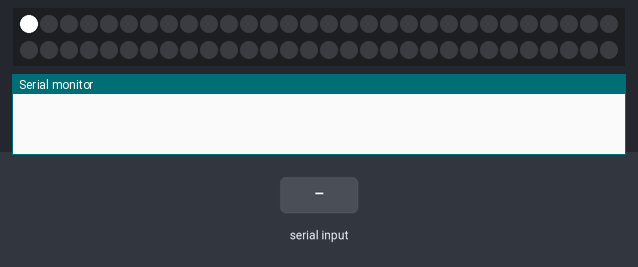
Simulated run of this sketch. Board: ATtiny85, built with avr-gcc and run on an emulated ATtiny85. Parts: 60 RGB LEDs in strip order, left to right, continuing on the next row, the last lines printed to the serial monitor. The inputs (shaded band) are chosen by the test bench.

Above: at 1.2 s.
1.3 s: "90,45\n" received over the second serial link
3.3 s: "30,150\n" received over the second serial link
At 3.42 s:
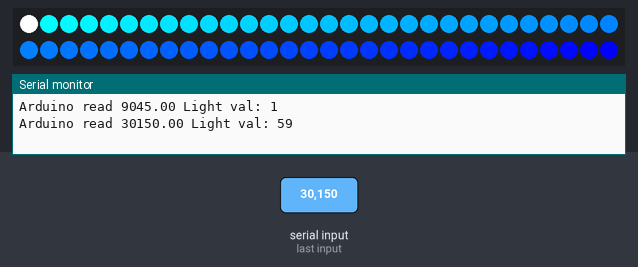

Measured:
- after the input at 3.3 s, the LEDs: change after 0.07 s (image 1)

The sketch:

sensorDotstarsTopLightLoopCount.ino
```cpp
/* TIPS: Make sure that the echem board and Arduino share a common ground.
 *  if sensor values are reading at 4.57 instead of what is expected, reconnect Arduino to Joe's magic laptop
*/

//Light libraries
#include <Adafruit_DotStar.h>
#include "SPI.h" // Comment out this line if using Trinket or Gemma
//#include "Adafruit_WS2801.h"
#ifdef __AVR_ATtiny85__
#include <avr/power.h>
#endif

//time library - At the moment this doesn't involve synching with an outside time, so it is just an internal clock
//#include <Time.h>

//math library
#include <math.h>

//Light initializing
#define NUMPIXELS 60 // Number of LEDs in strip
#define DATAPIN    4    // Green wire on DotStar
#define CLOCKPIN   5    // Yellow wire on DotStar
Adafruit_DotStar strip = Adafruit_DotStar(
                           NUMPIXELS, DATAPIN, CLOCKPIN, DOTSTAR_BRG);

int onInterval = 40;
int offInterval = 40;
int timeInCycle;


const int numlights = 60;
const int light_low = 1;
const int light_high = numlights - 1;
const int top_light = 0;
int light_val = 0;
int light_direction = 1;
uint8_t change = 1;


//color variables
uint32_t curr_color;

//Software serial initializing

#define rxPin 10 //White cable from sensor
#define txPin 11 //Infrequently used

#include <SoftwareSerial.h>
SoftwareSerial mySerial(rxPin, txPin); // RX, TX
char delimiter = '\n';
String dataFlag = "PPM";
boolean startListening = false;


char inChar; // Data received from the serial port
String stringVal;
float floatVal;
const int COmin = 250; //multiply manually by sigMultiplier
const int COmax = 1400; //multiply manually by sigMultiplier
const int sigMultiplier = 1000;

void setup() {
  strip.begin();
  // Update LED contents, to start they are all 'off'
  strip.show();

  pinMode(rxPin, INPUT);
  pinMode(txPin, OUTPUT);
  Serial.begin(9600);
  mySerial.begin(9600); // Start serial communication at 9600 bps

}
void loop() {

/*Read the serial port for values from the echem and map it to variables for controling the lights.*/
  //strip.setPixelColor(top_light, 0x000000); //the top indicator light defualts to OFF
  if (mySerial.available() > 0) {

    inChar = mySerial.read();
    if (inChar != ' ' && inChar != ',' && inChar != '\n') { //ignore commas and whitespace
      stringVal += inChar;
    }
    if (inChar == '\n') { //we've read the end of a value
      //Serial.print("Time:");
      //Serial.print(now()); //Print time in seconds since activation
      //Serial.print(" ");
      //Serial.print(stringVal);
      //Serial.print(" ");
      floatVal = stringVal.toFloat();
      //Serial.print(floatVal, 6);
      //Serial.print(" ");
      light_val = map(floatVal * sigMultiplier, COmin, COmax, light_low, light_high);
      light_val = constrain(light_val, light_low, light_high);

      Serial.println("Arduino read " + String(floatVal) + " Light val: " + String(light_val));
      stringVal = "";

      //set the top light to on since we've read a value

    }
  }

/*Update lights and add delays for flashing*/


  timeInCycle = millis()%(onInterval+offInterval);
  if(timeInCycle >= onInterval){
    //turn lights off
    for (int i = 0; i <= light_high; i++) {
      strip.setPixelColor(i, 0x000000);
    }
  }else{
    //turn lights on
    update_light_height();

  }
  strip.show(); //show current light height
}


void update_light_height()
{
  //update to new value
  int redIntensity;
  //turn all off including top
  for (int i = 1; i <= light_high; i++) {
    strip.setPixelColor(i, 0x000000);
  }

  for (int i = light_high; i > light_high - light_val; i--)
  {
     colorMapRed(i);

  //this line for setting to just one color
  //strip.setPixelColor(i, 0x4B0082)
 }
  strip.setPixelColor(top_light, 0xffffff);
}

void colorMapRed(int pixelIndex){
  int redIntensity = map(pixelIndex, light_high, light_low, 0, 0xff);
  constrain(redIntensity, 0,0xff);
  strip.setPixelColor(pixelIndex, 0x00, redIntensity, 0xff);
}

void test() {
  if (light_val > light_high) {
    light_direction = -1;
  }
  else if (light_val < 0) {
    light_direction = 1;
  }
  light_val += change * light_direction;
  Serial.print(light_val);
  Serial.print(" ");
  Serial.println(light_direction);
  update_light_height();
}

void convertColor()
{
  byte redIntensity;
  byte greenIntensity;
  byte blueIntensity;

  if (curr_color <= 255)          // zone 1
  {
    redIntensity = 255 - curr_color;    // red goes from on to offcurr_colorcurr_color
    greenIntensity = curr_color;        // green goes from off to on
    blueIntensity = 0;             // blue is always off
  }
  else if (curr_color <= 511)     // zone 2
  {
    redIntensity = 0;                     // red is always off
    greenIntensity = 255 - (curr_color - 256); // green on to off
    blueIntensity = (curr_color - 256);        // blue off to on
  }
  else // color >= 512       // zone 3
  {
    redIntensity = (curr_color - 512);         // red off to on
    greenIntensity = 0;                   // green is always off
    blueIntensity = 255 - (curr_color - 512);  // blue on to off
  }

  //convert to hex in RGB format
  curr_color = redIntensity;
  curr_color <<= 8;
  curr_color |= greenIntensity;
  curr_color <<= 8;
  curr_color |= blueIntensity;
}
```
